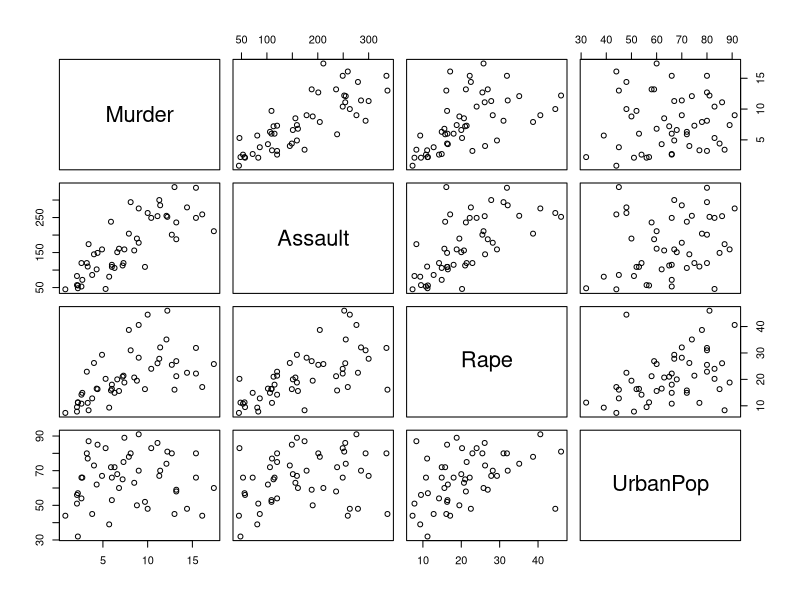
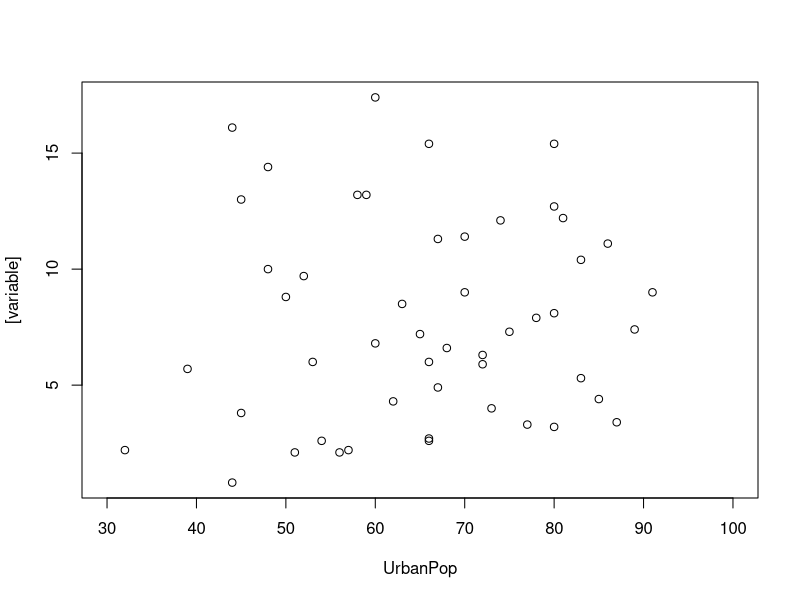
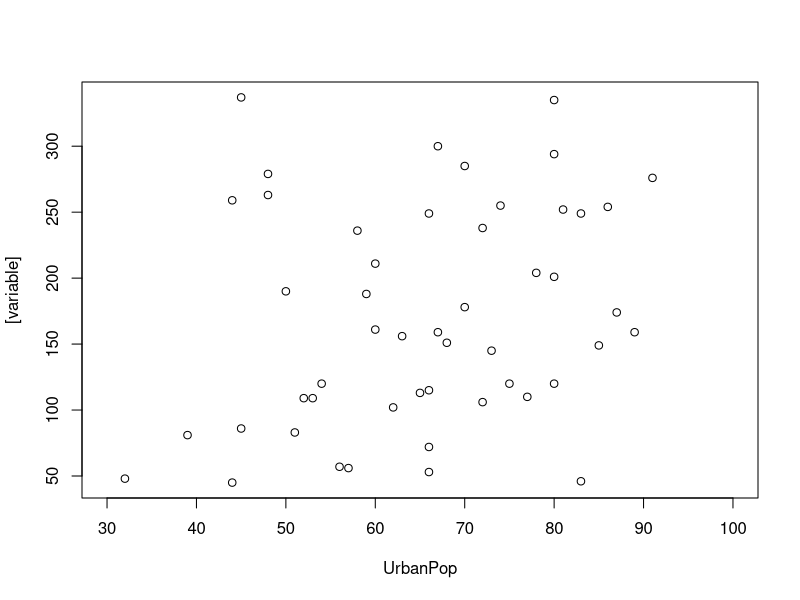
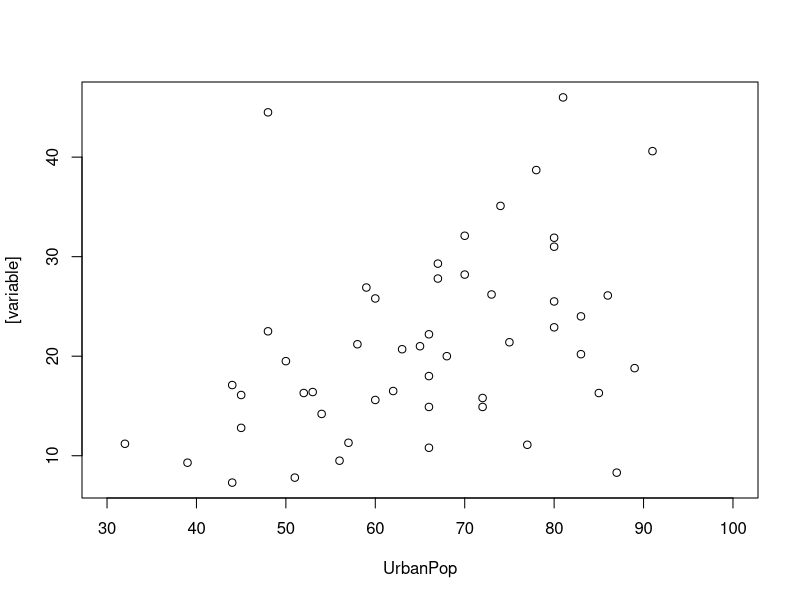

Write the R code that produced these figures, in order.
# Department Attitude Survey info.

MyData = read.csv('../Module07_Datasets/USArrestRates.csv')
pairs(MyData[,2:5])

#png("arrests1.png", width=400,height=400)
plot(MyData$UrbanPop, MyData$Murder, ylab='[variable]', xlab="UrbanPop", xlim=c(30, 100))
#dev.off()

#png("arrests2.png", width=400,height=400)
plot(MyData$UrbanPop, MyData$Assault, ylab='[variable]', xlab="UrbanPop", xlim=c(30, 100))
#dev.off()

#png("arrests3.png", width=400,height=400)
plot(MyData$UrbanPop, MyData$Rape, ylab='[variable]', xlab="UrbanPop", xlim=c(30, 100))
#dev.off()

print("Murder vs UrbanPop")
myfit = lm(MyData$Murder ~ MyData$UrbanPop)
print(summary(myfit))

print("Assault vs UrbanPop")
myfit = lm(MyData$Assault ~ MyData$UrbanPop)
print(summary(myfit))

print("Rape vs UrbanPop")
myfit = lm(MyData$Rape ~ MyData$UrbanPop)
print(summary(myfit))
